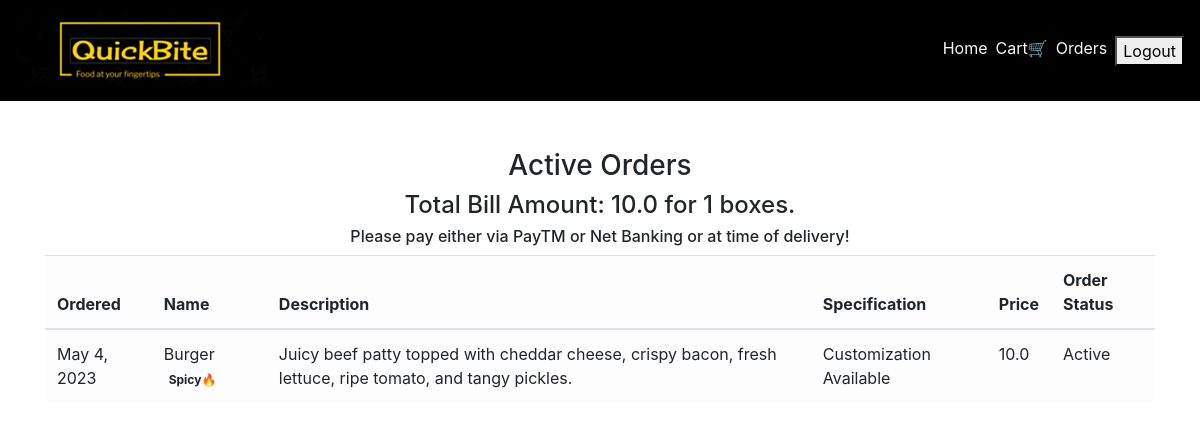
/order_details/ (signed in), run on an earlier commit of the app's database.
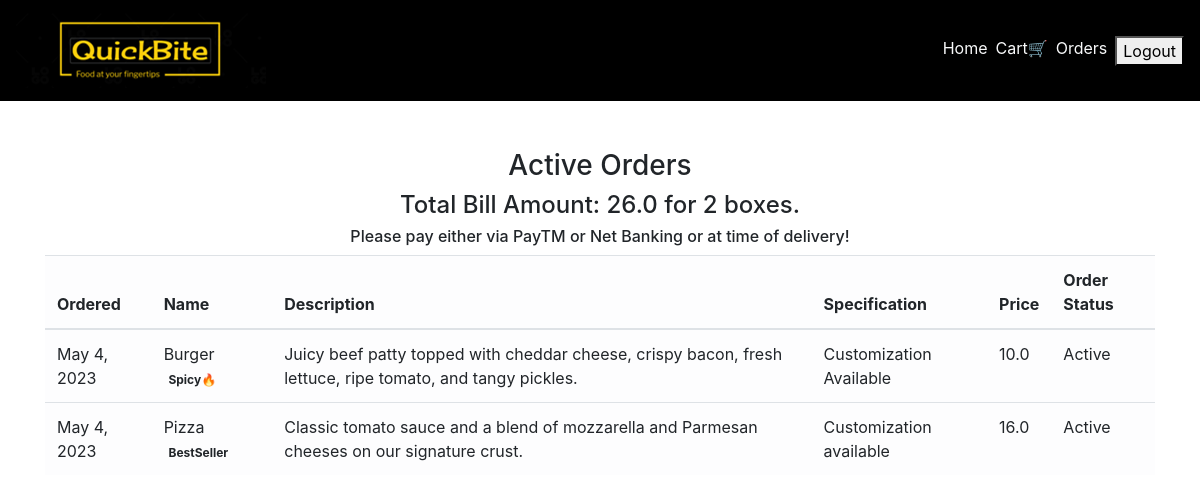
And on a later commit of the database.
### main/models.py (models this page shows, shortened)
class CartItems(models.Model):
    ORDER_STATUS = (
        ('Active', 'Active'),
        ('Delivered', 'Delivered')
    )
    user = models.ForeignKey(User, on_delete=models.CASCADE)
    item = models.ForeignKey(Item, on_delete=models.CASCADE)
    ordered = models.BooleanField(default=False)
    quantity = models.IntegerField(default=1)
    ordered_date = models.DateField(default=timezone.now)
    status = models.CharField(max_length=20, choices=ORDER_STATUS, default='Active')
    delivery_date = models.DateField(default=timezone.now)
    class Meta:
        verbose_name = 'Cart Item'
        verbose_name_plural = 'Cart Items'

class Item(models.Model):
    LABELS = (
        ('BestSeller', 'BestSeller'),
        ('New', 'New'),
        ('Spicy🔥', 'Spicy🔥'),
    )
    LABEL_COLOUR = (
        ('danger', 'danger'),
        ('success', 'success'),
        ('primary', 'primary'),
        ('info', 'info')
    )
    title = models.CharField(max_length=150)
    description = models.CharField(max_length=250,blank=True)
    price = models.FloatField()
    pieces = models.IntegerField(default=6)
    instructions = models.CharField(max_length=250,default="Jain Option Available")
    image = models.ImageField(default='default.png', upload_to='images/')
    labels = models.CharField(max_length=25, choices=LABELS, blank=True)
    label_colour = models.CharField(max_length=15, choices=LABEL_COLOUR, blank=True)
    slug = models.SlugField(default="sushi_name")
    created_by = models.ForeignKey(User, on_delete=models.CASCADE)

### main/views.py (the view)
# urls.py: path('order_details/', views.order_details, name='order_details'),
@login_required
def order_details(request):
    items = CartItems.objects.filter(user=request.user, ordered=True, status="Active").order_by('-ordered_date')
    cart_items = CartItems.objects.filter(user=request.user, ordered=True, status="Delivered").order_by('-ordered_date')
    bill = items.aggregate(Sum('item__price'))
    number = items.aggregate(Sum('quantity'))
    pieces = items.aggregate(Sum('item__pieces'))
    total = bill.get("item__price__sum")
    count = number.get("quantity__sum")
    total_pieces = pieces.get("item__pieces__sum")
    context = {
        'items': items,
        'cart_items': cart_items,
        'total': total,
        'count': count,
        'total_pieces': total_pieces
    }
    return render(request, 'main/order_details.html', context)

### main/templatetags/get_group.py (called while the page is built)
@register.filter(name='has_group')
def has_group(user, group_name):
    return user.groups.filter(name=group_name).exists()

### main/templates/main/order_details.html
{% extends "main/layout.html" %}
{% block content %}
<div class="cart">
    <div class="container">
        <div class="row">
            <div class="col-sm-12 mt-5">
                <h3 class="text-center">Active Orders</h3>
                {% if items %}
                <h4 class="text-center">Total Bill Amount: {{total}} for {{ count }} boxes.</h4>
                <h6 class="text-center">Please pay either via PayTM or Net Banking or at time of delivery!</h6>
                <div class="table-responsive">
                    <table class="table table-light">
                        <thead>
                        <tr>
                            <th scope="col">Ordered</th>
                            <th scope="col">Name</th>
                            <th scope="col">Description</th>
                            <th scope="col">Specification</th>
                            <th scope="col">Price</th>
                            <th scope="col">Order Status</th>
                        </tr>
                        </thead>
                        <tbody>
                            {% for item_active in items %}
                        <tr>
                            <td>{{ item_active.ordered_date }}</td>
                            <td>{{ item_active.item.title }} <span class="badge badge-{{ item_active.item.label_colour }}">{{ item_active.item.labels }}</span></td>
                            <td>{{ item_active.item.description }}</td>
                            <td>{{ item_active.item.instructions }}</td>
                            <td>{{ item_active.item.price }}</td>
                            <td>{{ item_active.status }}</td>
                        </tr>
                            {% endfor %}
                        </tbody>
                    </table>
                </div>
                {% else %}
                <h4 class="text-center">Sorry, you have not ordered any item yet.</h4>
                {% endif %}
            </div>
        </div>
    </div>
</div>
{% endblock content %}

What changed in the data, as far as the page shows it:
added CartItems: ordered_date "May 4, 2023", item "Pizza", item.labels "BestSeller", item.description "Classic tomato sauce and a blend of mozzarella and Parmesan cheeses on our signature crust.", item.instructions "Customization available", item.price "16.0", status "Active"
Also different on the page:
{{ total }}: "10.0" → "26.0"
{{ count }}: "1" → "2"
